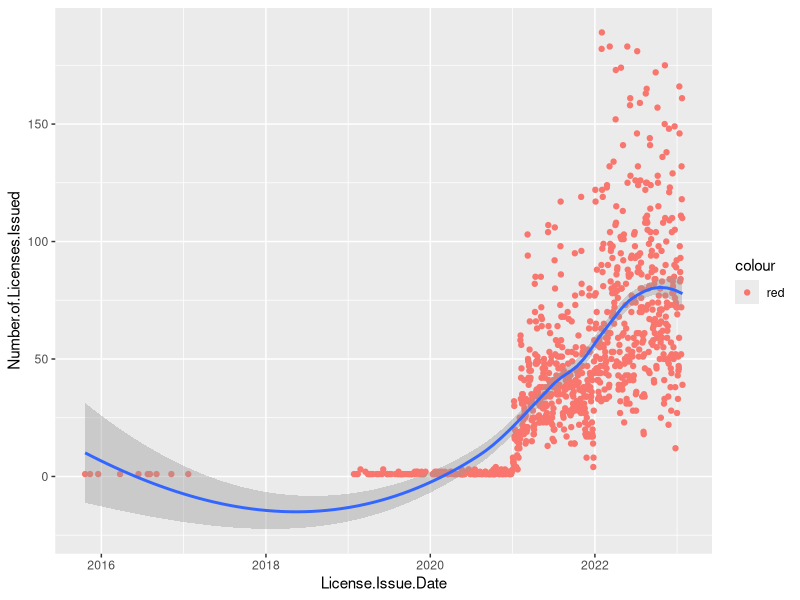

This figure's R source:
# Data Viz 2: Change in number of pet licenses during time
# Veronica Fula

pet_data <- read.csv("Seattle_Pet_Licenses.csv")

library("dplyr")
library("ggplot2")
library("stringr")
library("scales")

pet_data$License.Issue.Date <- str_replace_all(pet_data$License.Issue.Date, "January", "01")
pet_data$License.Issue.Date <- str_replace_all(pet_data$License.Issue.Date, "February", "02")
pet_data$License.Issue.Date <- str_replace_all(pet_data$License.Issue.Date, "March", "03")
pet_data$License.Issue.Date <- str_replace_all(pet_data$License.Issue.Date, "April", "04")
pet_data$License.Issue.Date <- str_replace_all(pet_data$License.Issue.Date, "May", "05")
pet_data$License.Issue.Date <- str_replace_all(pet_data$License.Issue.Date, "June", "06")
pet_data$License.Issue.Date <- str_replace_all(pet_data$License.Issue.Date, "July", "07")
pet_data$License.Issue.Date <- str_replace_all(pet_data$License.Issue.Date, "August", "08")
pet_data$License.Issue.Date <- str_replace_all(pet_data$License.Issue.Date, "September", "09")
pet_data$License.Issue.Date <- str_replace_all(pet_data$License.Issue.Date, "October", "10")
pet_data$License.Issue.Date <- str_replace_all(pet_data$License.Issue.Date, "November", "11")
pet_data$License.Issue.Date <- str_replace_all(pet_data$License.Issue.Date, "December", "12")
pet_data$License.Issue.Date <- as.Date(pet_data$License.Issue.Date, "%m %d %Y")

dates_grouped <- pet_data %>% group_by(License.Issue.Date) %>% summarise(Number.of.Licenses.Issued = n())

ggplot(data = dates_grouped, aes(x = License.Issue.Date, y = Number.of.Licenses.Issued)) +
  geom_point(aes(color = "red")) +
  geom_smooth(method = "loess")